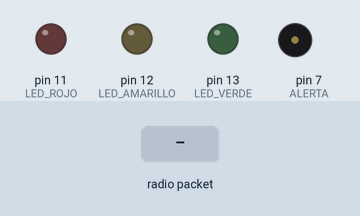
Recording of a sketch running on a simulated Arduino Uno, built with avr-gcc and run on an emulated ATmega328P. Parts: output pins drawn as LEDs (lit = HIGH), buzzer (waves = sounding). Inputs (shaded band) come from the test bench. No radio packets arrive unless stated; what the sketch prints to the serial monitor is not drawn.

Above: at 1.8 s.
1.9 s: radio packet "A" arrives
At 2.8 s:
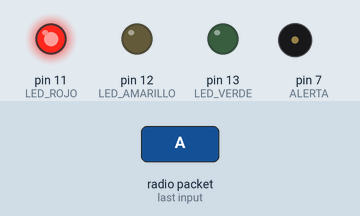
4.5 s: radio packet "B" arrives
At 5.9 s:
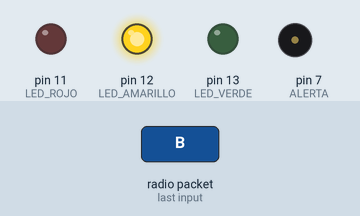
7.6 s: radio packet "C" arrives
At 8.9 s:
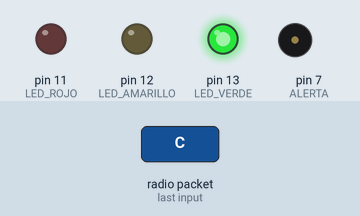
Timing chart, 0 to 10.7 s (numbered marks = the images above; inputs shaded):
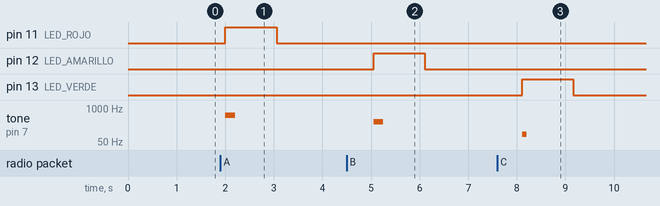

The sketch:

MySecondSketch.ino
```cpp
// C++ code
//
#include <SPI.h>
#include <nRF24L01.h>
#include <RF24.h>
#include <RF24_config.h>
#define CE_PIN 9
#define CSN_PIN 10
#define ALERTA 7
#define LED_VERDE 13     // modulos de led
#define LED_AMARILLO 12  // modulos de led
#define LED_ROJO 11      // modulos de led
RF24 radio(CE_PIN, CSN_PIN);
//const uint64_t pipe = 0xE8E8F0F0E1LL;
const byte address[6] = "00001";
void setup() {
  pinMode(ALERTA, OUTPUT);
  pinMode(LED_ROJO, OUTPUT);
  pinMode(LED_AMARILLO, OUTPUT);
  pinMode(LED_VERDE, OUTPUT);
  Serial.begin(9600);
  radio.begin();
  radio.openReadingPipe(0, address);  //Setting the address at which we will receive the data
  radio.setPALevel(RF24_PA_MIN);      //You can set this as minimum or maximum depending on the distance between the transmitter and receiver.
  radio.startListening();
}

void loop() {
  delayMicroseconds(10);
  digitalWrite(LED_ROJO, LOW);
  digitalWrite(LED_VERDE, LOW);
  digitalWrite(LED_AMARILLO, LOW);
  const char message[1] = "";
  if (radio.available()) {
    radio.read(&message, sizeof message);
    Serial.println(message);
    switch (message[0]) {
       case 'A':
         tone(ALERTA, 523, 200);
         digitalWrite(LED_ROJO, HIGH);
         digitalWrite(LED_VERDE, LOW);
         digitalWrite(LED_AMARILLO, LOW);
         delay(50);
         Serial.println("ALERTA ROJO");
         break;
       case 'B':
         tone(ALERTA, 300, 200);
         Serial.println("ALERTA AMARRILLA");
         digitalWrite(LED_ROJO, LOW);
         digitalWrite(LED_VERDE, LOW);
         digitalWrite(LED_AMARILLO, HIGH);
         delay(50);
         break;
       case 'C':
         tone(ALERTA, 100, 100);
         Serial.println("ALERTA VERDE");
         digitalWrite(LED_ROJO, LOW);
         digitalWrite(LED_VERDE, HIGH);
         digitalWrite(LED_AMARILLO, LOW);
         delay(50);
             break;
         }
    }

    delay(1000);
  }
```

Measured:
- after the input at 1.9 s, pin 11 (LED_ROJO): LOW → HIGH after 0.11 s, → LOW 1.1 s later; tone on pin 7 (ALERTA): silent → 523 Hz after 0.11 s, → silent 0.20 s later
- after the input at 4.5 s, pin 12 (LED_AMARILLO): LOW → HIGH after 0.56 s, → LOW 1.1 s later; tone on pin 7 (ALERTA): silent → 300 Hz after 0.56 s, → silent 0.20 s later
- after the input at 7.6 s, pin 13 (LED_VERDE): LOW → HIGH after 0.51 s, → LOW 1.1 s later; tone on pin 7 (ALERTA): silent → 100 Hz after 0.51 s, → silent 0.10 s later
